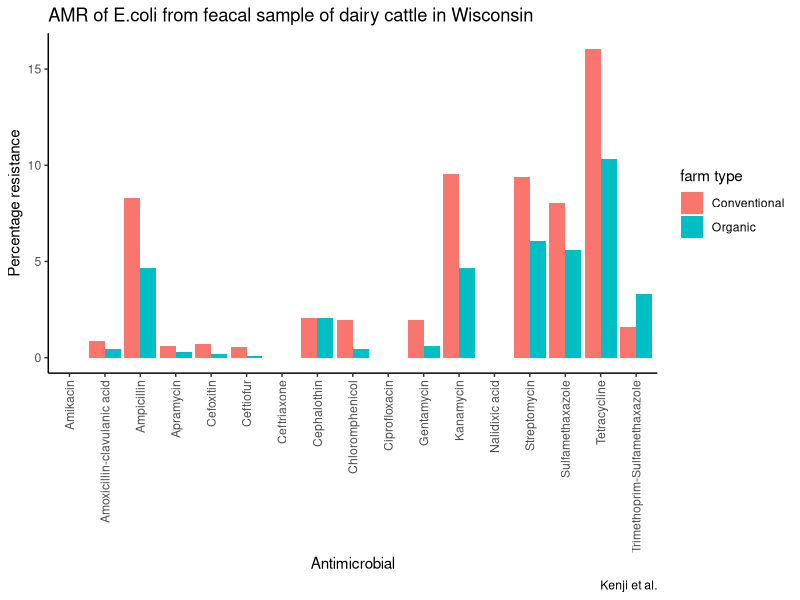
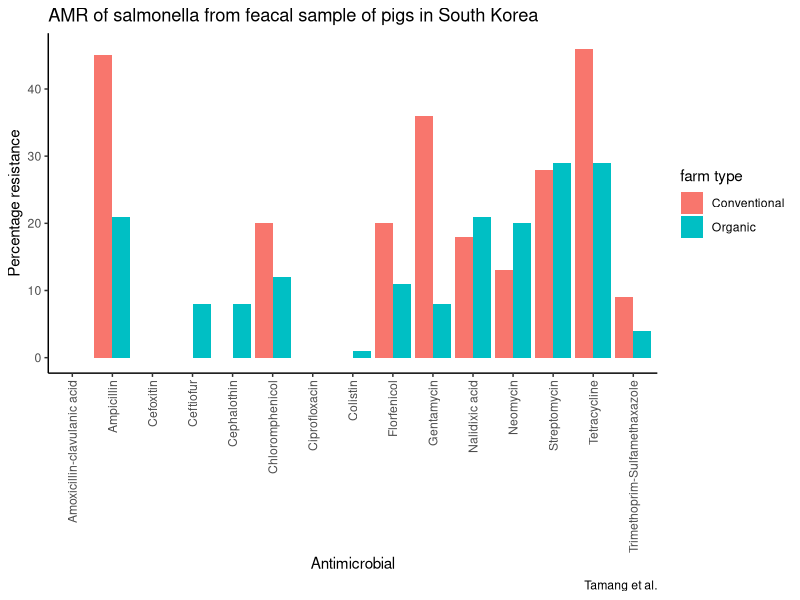
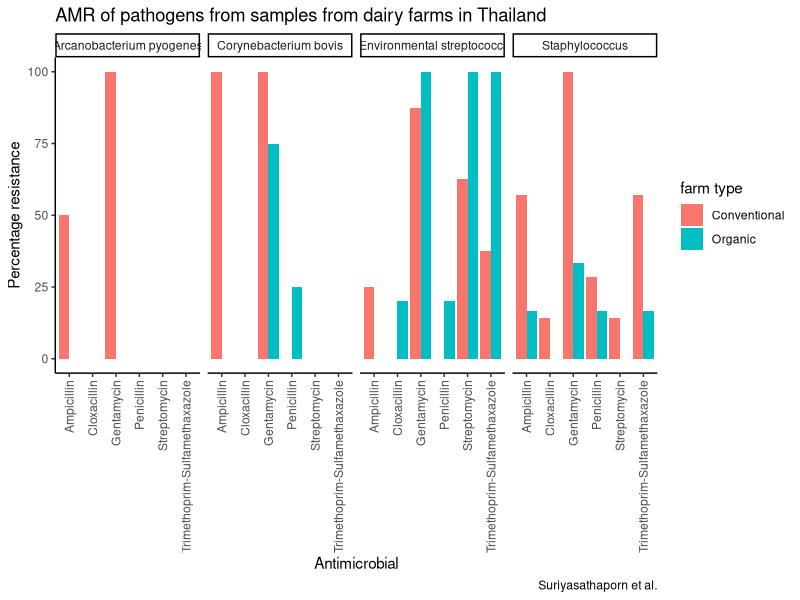
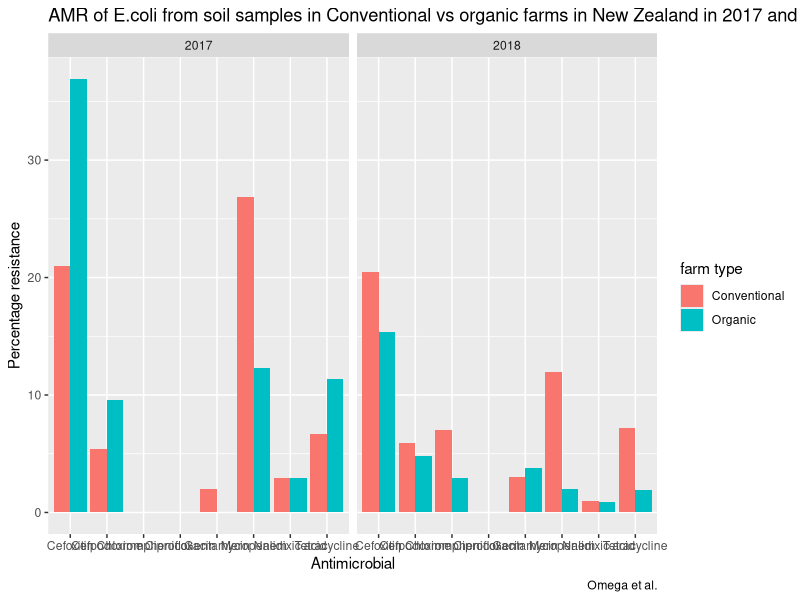
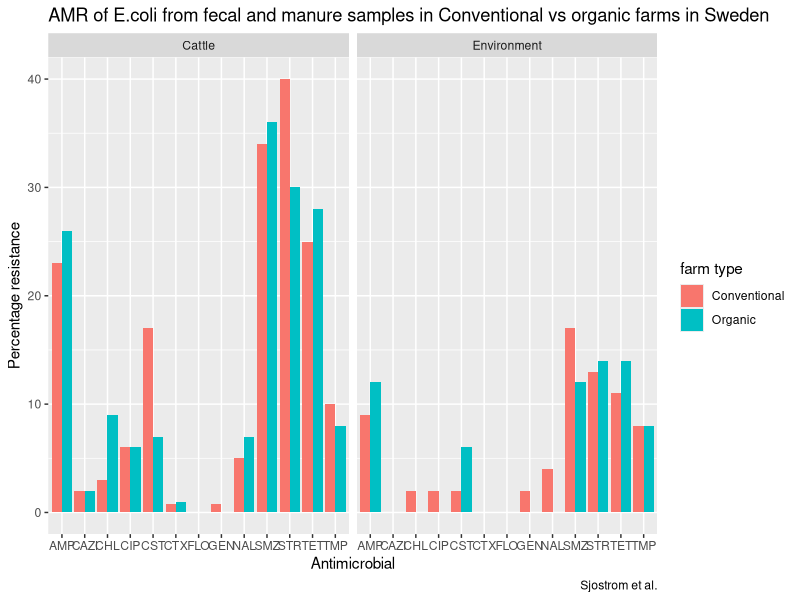
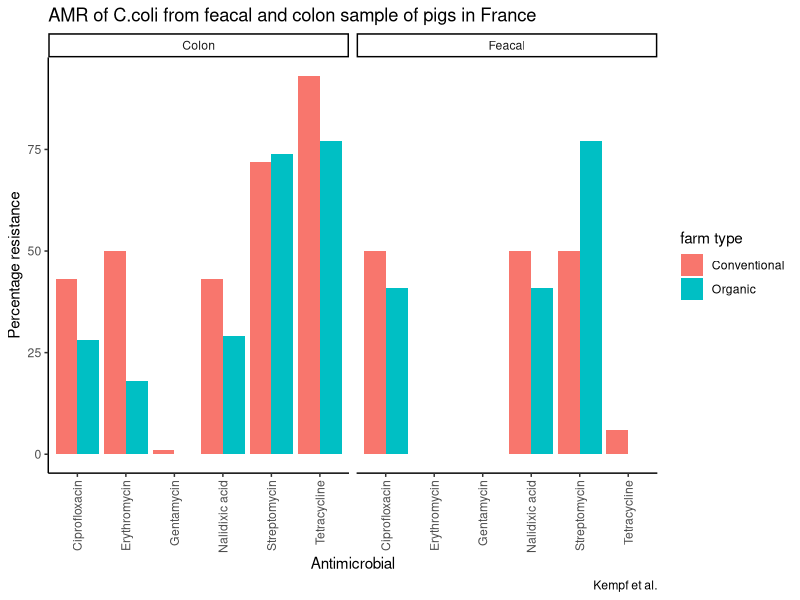
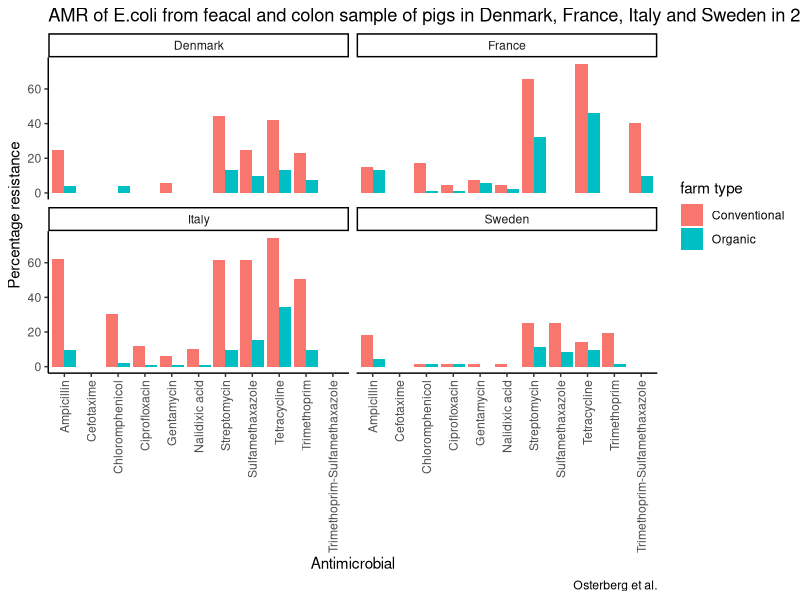
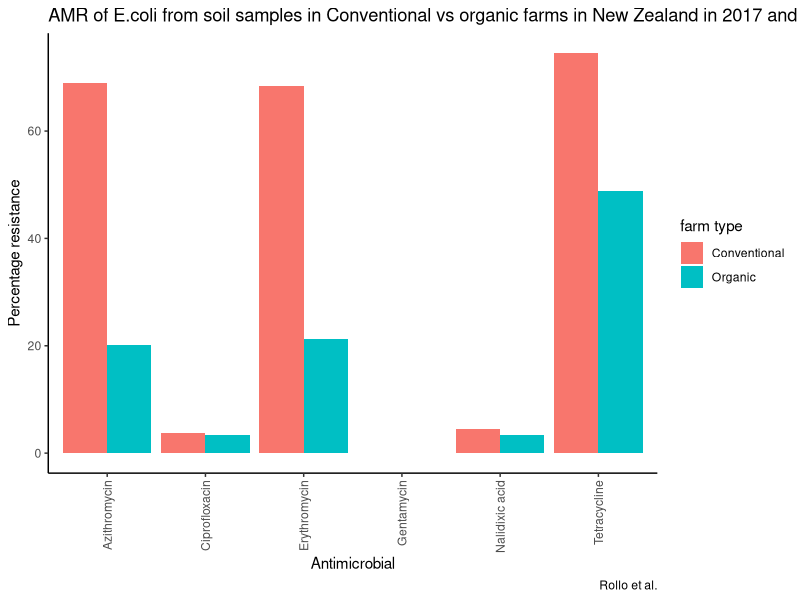

Generate these figures, in order, with R: (Note: this script raises an error after producing the figures.)
library(tidyverse)
library(ggplot2)

#Load data
main_data <- read_csv("conv.csv", na = "empty")

#changing percentage resistance into numeric class and rounding off  
main_data$percent_resistant <- as.numeric(as.character
                                          (main_data$percent_resistant))

main_data$percent_resistant <- round(main_data$percent_resistant, digits = 2)

#study by Kenji et al.
kenji <- main_data %>%
filter(author == "Kenji et al.") %>%
  select("country",
         "iso_3",
         "locality",
         "farm_type",
         "sample_type",
         "host",
         "antimicrobial",
         "antimicrobial_compound",
         "pathogen",
         "strain",
         "percent_resistant",
         "percent_intermediate",
         "percent_susceptible",
         "no_isolates",
         "sampling_start_date", 
         "sampling_end_date"
         )

P1 <- ggplot(kenji, aes(x = antimicrobial, 
                        y = percent_resistant, 
                         fill = farm_type
                        )
             ) +
          geom_bar(stat = "identity", position = "dodge") + 
  labs(title = "AMR of E.coli from feacal sample of dairy cattle in Wisconsin",
       x = "Antimicrobial", y = "Percentage resistance", 
       fill = "farm type", caption = "Kenji et al.") + 
      theme_bw() + 
       theme_classic() + 
       theme(axis.text.x = element_text(angle = 90, vjust = 0.5, hjust = 1)) 
P1

# study by Tamang et al

Tamang <- main_data %>%
  filter(author == "Tamang et al.") %>%
  select("country",
         "iso_3",
         "locality",
         "farm_type",
         "sample_type",
         "host",
         "antimicrobial",
         "antimicrobial_compound",
         "pathogen",
         "strain",
         "percent_resistant",
         "percent_intermediate",
         "percent_susceptible",
         "no_isolates",
         "sampling_start_date", 
         "sampling_end_date"
  )

P2 <- ggplot(Tamang, aes(x = antimicrobial, 
                        y = percent_resistant, 
                        fill = farm_type
)
) +
  geom_bar(stat = "identity", position = "dodge") + 
  labs(title = "AMR of salmonella from feacal sample of pigs in South Korea",
       x = "Antimicrobial", y = "Percentage resistance", 
       fill = "farm type", caption = "Tamang et al.") + 
  theme_bw() + 
  theme_classic() + 
  theme(axis.text.x = element_text(angle = 90, vjust = 0.5, hjust = 1)) 
P2

#study by Suriya

suriya <- main_data %>%
  filter(author == "Suriyasathaporn") %>%
  select("country",
         "iso_3",
         "locality",
         "farm_type",
         "sample_type",
         "host",
         "antimicrobial",
         "antimicrobial_compound",
         "pathogen",
         "strain",
         "percent_resistant",
         "percent_intermediate",
         "percent_susceptible",
         "no_isolates",
         "sampling_start_date", 
         "sampling_end_date"
  )

P3 <- ggplot(suriya, aes(x = antimicrobial, 
                        y = percent_resistant, 
                        fill = farm_type
)
) +
  geom_bar(stat = "identity", position = "dodge") + 
  labs(title = "AMR of pathogens from samples from dairy farms in Thailand",
       x = "Antimicrobial", y = "Percentage resistance", 
       fill = "farm type", caption = "Suriyasathaporn et al.") +
  facet_wrap(~pathogen, ncol = 4)+
  theme_bw() + 
  theme_classic() + 
  theme(axis.text.x = element_text(angle = 90, vjust = 0.5, hjust = 1)) 
P3

#Study by Omega.


Omega <- main_data %>%
  filter(author == "Omega et al.") %>%
  select("country",
         "iso_3",
         "locality",
         "farm_type",
         "sample_type",
         "host",
         "antimicrobial",
         "antimicrobial_compound",
         "pathogen",
         "strain",
         "percent_resistant",
         "percent_intermediate",
         "percent_susceptible",
         "no_isolates",
         "sampling_start_date", 
         "sampling_end_date"
  )

P4 <- ggplot(Omega, aes(x = antimicrobial, 
                         y = percent_resistant, 
                         fill = farm_type
)
) +
  geom_bar(stat = "identity", position = "dodge") + 
  labs(title = "AMR of E.coli from soil samples in Conventional vs organic farms in New Zealand in 2017 and 2018",
       x = "Antimicrobial", y = "Percentage resistance", 
       fill = "farm type", caption = "Omega et al.") + 
  facet_wrap(~sampling_start_date)
  theme_bw() + 
  theme_classic() + 
  theme(axis.text.x = element_text(angle = 90, vjust = 0.5, hjust = 1)) 
P4

#study by sjostrom
Sjostrom <- main_data %>%
filter(author == "Sjostrom et al.") %>%
  select("country",
         "iso_3",
         "locality",
         "farm_type",
         "sample_type",
         "host",
         "antimicrobial",
         "antimicrobial_compound",
         "pathogen",
         "strain",
         "percent_resistant",
         "percent_intermediate",
         "percent_susceptible",
         "no_isolates",
         "sampling_start_date", 
         "sampling_end_date"
  )

P5 <- ggplot(Sjostrom, aes(x = antimicrobial_compound, 
                        y = percent_resistant, 
                        fill = farm_type
)
) +
  geom_bar(stat = "identity", position = "dodge") + 
  labs(title = "AMR of E.coli from fecal and manure samples in Conventional vs organic farms in Sweden",
       x = "Antimicrobial", y = "Percentage resistance", 
       fill = "farm type", caption = "Sjostrom et al.") + 
  facet_wrap(~host)
theme_bw() + 
  theme_classic() + 
  theme(axis.text.x = element_text(angle = 90, vjust = 0.5, hjust = 1)) 
P5

##Study by Kempf

Kempf <- main_data %>%
  filter(author == "Kempf et al.") %>%
  select("country",
         "iso_3",
         "locality",
         "farm_type",
         "sample_type",
         "host",
         "antimicrobial",
         "antimicrobial_compound",
         "pathogen",
         "strain",
         "percent_resistant",
         "percent_intermediate",
         "percent_susceptible",
         "no_isolates",
         "sampling_start_date", 
         "sampling_end_date"
  )

P6 <- ggplot(Kempf, aes(x = antimicrobial, 
                         y = percent_resistant, 
                         fill = farm_type
)
) +
  geom_bar(stat = "identity", position = "dodge") + 
  labs(title = "AMR of C.coli from feacal and colon sample of pigs in France",
       x = "Antimicrobial", y = "Percentage resistance", 
       fill = "farm type", caption = "Kempf et al.") + 
  facet_wrap(~sample_type)+
  theme_bw() + 
  theme_classic() + 
  theme(axis.text.x = element_text(angle = 90, vjust = 0.5, hjust = 1)) 
P6

##Study by Osterberg
Osterberg <- main_data %>%
  filter(author == "Osterberg et al.") %>%
  select("country",
         "iso_3",
         "locality",
         "farm_type",
         "sample_type",
         "host",
         "antimicrobial",
         "antimicrobial_compound",
         "pathogen",
         "strain",
         "percent_resistant",
         "percent_intermediate",
         "percent_susceptible",
         "no_isolates",
         "sampling_start_date", 
         "sampling_end_date"
  )

P7 <- ggplot(Osterberg, aes(x = antimicrobial, 
                        y = percent_resistant, 
                        fill = farm_type
)
) +
  geom_bar(stat = "identity", position = "dodge") + 
  labs(title = "AMR of E.coli from feacal and colon sample of pigs in Denmark, France, Italy and Sweden in 2012 1nd 2013",
       x = "Antimicrobial", y = "Percentage resistance", 
       fill = "farm type", caption = "Osterberg et al.") + 
  facet_wrap(~country)+
  theme_bw() + 
  theme_classic() + 
  theme(axis.text.x = element_text(angle = 90, vjust = 0.5, hjust = 1)) 
P7

#Study by Rollo et al.

Rollo <- main_data %>%
  filter(author == "Rollo et al.") %>%
  select("country",
         "iso_3",
         "locality",
         "farm_type",
         "sample_type",
         "host",
         "antimicrobial",
         "antimicrobial_compound",
         "pathogen",
         "strain",
         "percent_resistant",
         "percent_intermediate",
         "percent_susceptible",
         "no_isolates",
         "sampling_start_date", 
         "sampling_end_date"
  )

P8 <- ggplot(Rollo, aes(x = antimicrobial, 
                        y = percent_resistant, 
                        fill = farm_type
)
) +
  geom_bar(stat = "identity", position = "dodge") + 
  labs(title = "AMR of E.coli from soil samples in Conventional vs organic farms in New Zealand in 2017 and 2018",
       x = "Antimicrobial", y = "Percentage resistance", 
       fill = "farm type", caption = "Rollo et al.") + 
  theme_bw() + 
  theme_classic() + 
  theme(axis.text.x = element_text(angle = 90, vjust = 0.5, hjust = 1)) 
P8



##Study by Horsny et al.

Horsny <- main_data %>%
  filter(author == "Horsny et al.") %>%
  select("country",
         "iso_3",
         "locality",
         "farm_type",
         "sample_type",
         "host",
         "antimicrobial",
         "antimicrobial_compound",
         "pathogen",
         "strain",
         "percent_resistant",
         "percent_intermediate",
         "percent_susceptible",
         "no_isolates",
         "sampling_start_date", 
         "sampling_end_date"
  )

P9 <- ggplot(Horsny, aes(x = antimicrobial, 
                        y = percent_resistant, 
                        fill = farm_type
)
) +
  geom_bar(stat = "identity", position = "dodge") + 
  labs(title = "AMR of campylobacter spp from organic turkey farms in Germany",
       x = "Antimicrobial", y = "Percentage resistance", 
       fill = "farm type", caption = "Horsny et al.") + 
  facet_wrap(~strain)+
  theme_bw() + 
  theme_classic() + 
  theme(axis.text.x = element_text(angle = 90, vjust = 0.5, hjust = 1)) 
P9


##study by Econoumou et al.

Economou <- main_data %>%
  filter(author == "Economou et al.") %>%
  select("country",
         "iso_3",
         "locality",
         "farm_type",
         "sample_type",
         "host",
         "antimicrobial",
         "antimicrobial_compound",
         "pathogen",
         "strain",
         "percent_resistant",
         "percent_intermediate",
         "percent_susceptible",
         "no_isolates",
         "sampling_start_date", 
         "sampling_end_date"
  )

P10 <- ggplot(Economou, aes(x = antimicrobial, 
                        y = percent_resistant, 
                        fill = farm_type
)
) +
  geom_bar(stat = "identity", position = "dodge") + 
  labs(title = "AMR of campylobacter spp from chicken meat samples from conventional farms in Greece",
       x = "Antimicrobial", y = "Percentage resistance", 
       fill = "farm type", caption = "Economou et al.") + 
  facet_wrap(~strain, nrow = 2)
  theme_bw() + 
  theme_classic() + 
  theme(axis.text.x = element_text(angle = 90, vjust = 0.5, hjust = 1)) 
P10

##study by Tifosky et al.

Tifosky <- main_data %>%
  filter(author == "Tikofsky et al.") %>%
  select("country",
         "iso_3",
         "locality",
         "farm_type",
         "sample_type",
         "host",
         "antimicrobial",
         "antimicrobial_compound",
         "pathogen",
         "strain",
         "percent_resistant",
         "percent_intermediate",
         "percent_susceptible",
         "no_isolates",
         "sampling_start_date", 
         "sampling_end_date"
  )

P11 <- ggplot(Tifosky, aes(x = antimicrobial, 
                         y = percent_resistant, 
                         fill = farm_type
)
) +
  geom_bar(stat = "identity", position = "dodge") + 
  labs(title = "AMR of S.aureus spp from milk samples from conventional and organic farms in the USA",
       x = "Antimicrobial", y = "Percentage resistance", 
       fill = "farm type", caption = "Tifosky et al")
  theme_bw() + 
  theme_classic() + 
  theme(axis.text.x = element_text(angle = 90, vjust = 0.5, hjust = 1)) 
P11

## study by Luangtongkum et al.

Luangtongkum <- main_data %>%
  filter(author == "Luangtongkum et al.") %>%
  select("country",
         "iso_3",
         "locality",
         "farm_type",
         "sample_type",
         "host",
         "antimicrobial",
         "antimicrobial_compound",
         "pathogen",
         "strain",
         "percent_resistant",
         "percent_intermediate",
         "percent_susceptible",
         "no_isolates",
         "sampling_start_date", 
         "sampling_end_date"
  )

P12 <- ggplot(Luangtongkum, aes(x = antimicrobial, 
                           y = percent_resistant, 
                           fill = farm_type
)
) +
  geom_bar(stat = "identity", position = "dodge") + 
  labs(title = "AMR of campylobacter spp from chicken meat samples from conventional and organic farms in the USA",
       x = "Antimicrobial", y = "Percentage resistance", 
       fill = "farm type", caption = "Luangtongkum et al")
theme_bw() +
  facet_wrap(~strain)
  theme_classic() + 
  theme(axis.text.x = element_text(angle = 90, vjust = 0.5, hjust = 1)) 
P12

##study by Musa et al.
Musa <- main_data %>%
  filter(author == "Musa et al.") %>%
  select("country",
         "iso_3",
         "locality",
         "farm_type",
         "sample_type",
         "host",
         "antimicrobial",
         "antimicrobial_compound",
         "pathogen",
         "strain",
         "percent_resistant",
         "percent_intermediate",
         "percent_susceptible",
         "no_isolates",
         "sampling_start_date", 
         "sampling_end_date"
  )

P13 <- ggplot(Musa, aes(x = antimicrobial, 
                                y = percent_resistant, 
                                fill = farm_type
)
) +
  geom_bar(stat = "identity", position = "dodge") + 
  labs(title = "AMR of E.coli from cloacal and skin chicken samples from conventional and organic farms in Italy",
       x = "Antimicrobial", y = "Percentage resistance", 
       fill = "farm type", caption = "Musa et al")+
theme_bw() +
  theme_classic() + 
  theme(axis.text.x = element_text(angle = 90, vjust = 0.5, hjust = 1)) 
P13

#Study by kim et al in korea

Kim <- main_data %>%
  filter(author == "Kim et al.", country == "South Korea") %>%
  select("country",
         "iso_3",
         "locality",
         "farm_type",
         "sample_type",
         "host",
         "antimicrobial",
         "antimicrobial_compound",
         "pathogen",
         "strain",
         "percent_resistant",
         "percent_intermediate",
         "percent_susceptible",
         "no_isolates",
         "sampling_start_date", 
         "sampling_end_date"
  )

P14 <- ggplot(Kim, aes(x = antimicrobial, 
                        y = percent_resistant, 
                        fill = farm_type
)
) +
  geom_bar(stat = "identity", position = "dodge") + 
  labs(title = "AMR of Enterococcus from Chicken meat samples from conventional and organic farms in S.korea",
       x = "Antimicrobial", y = "Percentage resistance", 
       fill = "farm type", caption = "kim et al, S.korea")+
  theme_bw() +
  theme_classic() + 
  theme(axis.text.x = element_text(angle = 90, vjust = 0.5, hjust = 1)) 
P14

#Tadesse et al study

Tadesse <- main_data %>%
  filter(author == "Tadesse et al") %>%
  select("country",
         "iso_3",
         "locality",
         "farm_type",
         "sample_type",
         "host",
         "antimicrobial",
         "antimicrobial_compound",
         "pathogen",
         "strain",
         "percent_resistant",
         "percent_intermediate",
         "percent_susceptible",
         "no_isolates",
         "sampling_start_date", 
         "sampling_end_date"
  )

P15 <- ggplot(Tadesse, aes(x = antimicrobial, 
                       y = percent_resistant, 
                       fill = farm_type
)
) +
  geom_bar(stat = "identity", position = "dodge") + 
  labs(title = "AMR of camylobacter in pigs from conventional and organic farms Wisconsin",
       x = "Antimicrobial", y = "Percentage resistance", 
       fill = "farm type", caption = "Tadesse at al")+
  theme_bw() +
  theme_classic() + 
  theme(axis.text.x = element_text(angle = 90, vjust = 0.5, hjust = 1)) 
P15

##Sudy by Schwaiger et al.

Schwaiger <- main_data %>%
  filter(author == "Schwaiger et al.") %>%
  select("country",
         "iso_3",
         "locality",
         "farm_type",
         "sample_type",
         "host",
         "antimicrobial",
         "antimicrobial_compound",
         "pathogen",
         "strain",
         "percent_resistant",
         "percent_intermediate",
         "percent_susceptible",
         "no_isolates",
         "sampling_start_date", 
         "sampling_end_date"
  )


P16 <- ggplot(Schwaiger, aes(x = antimicrobial, 
                           y = percent_resistant, 
                           fill = farm_type
)
) +
  geom_bar(stat = "identity", position = "dodge") + 
  labs(title = "AMR of E.coli in chicken cloacal swabs from conventional and organic farms in Bavaria",
       x = "Antimicrobial", y = "Percentage resistance", 
       fill = "farm type", caption = "Schwaiger at al")+
  theme_bw() +
  theme_classic() + 
  theme(axis.text.x = element_text(angle = 90, vjust = 0.5, hjust = 1)) 
P16

#study by sanchez et al.

Sanchez <- main_data %>%
  filter(author == "Sanchez et al") %>%
  select("country",
         "iso_3",
         "locality",
         "farm_type",
         "sample_type",
         "host",
         "antimicrobial",
         "antimicrobial_compound",
         "pathogen",
         "strain",
         "percent_resistant",
         "percent_intermediate",
         "percent_susceptible",
         "no_isolates",
         "sampling_start_date", 
         "sampling_end_date"
  )


P17 <- ggplot(Sanchez, aes(x = antimicrobial, 
                             y = percent_resistant, 
                             fill = farm_type
)
) +
  geom_bar(stat = "identity", position = "dodge") + 
  labs(title = "AMR of E.coli in chicken meat isolates from conventional and organic farms in California",
       x = "Antimicrobial", y = "Percentage resistance", 
       fill = "farm type", caption = "Sanchez at al")+
  theme_bw() +
  theme_classic() + 
  theme(axis.text.x = element_text(angle = 90, vjust = 0.5, hjust = 1)) 
P17

## Study by Kim, USA

Kim1 <- main_data %>%
  filter(author == "Kim et al.", country == "United States of America") %>%
  select("country",
         "iso_3",
         "locality",
         "farm_type",
         "sample_type",
         "host",
         "antimicrobial",
         "antimicrobial_compound",
         "pathogen",
         "strain",
         "percent_resistant",
         "percent_intermediate",
         "percent_susceptible",
         "no_isolates",
         "sampling_start_date", 
         "sampling_end_date"
  )


P18 <- ggplot(Kim1, aes(x = antimicrobial, 
                           y = percent_resistant, 
                           fill = farm_type
)
) +
  geom_bar(stat = "identity", position = "dodge") + 
  labs(title = "AMR of E.coli in chicken ceacal isolates from conventional and organic farms in USA",
       x = "Antimicrobial", y = "Percentage resistance", 
       fill = "farm type", caption = "Kim at al, USA")+
  theme_bw() +
  theme_classic() + 
  theme(axis.text.x = element_text(angle = 90, vjust = 0.5, hjust = 1)) 
P18

#Study by Kilonzo-Nthenge


Kilonzo <- main_data %>%
  filter(author == "Kilonzo-Nthenge et al") %>%
  select("country",
         "iso_3",
         "locality",
         "farm_type",
         "sample_type",
         "host",
         "antimicrobial",
         "antimicrobial_compound",
         "pathogen",
         "strain",
         "percent_resistant",
         "percent_intermediate",
         "percent_susceptible",
         "no_isolates",
         "sampling_start_date", 
         "sampling_end_date"
  )


P19 <- ggplot(Kilonzo, aes(x = antimicrobial, 
                        y = percent_resistant, 
                        fill = farm_type
)
) +
  geom_bar(stat = "identity", position = "dodge") + 
  labs(title = "AMR of Enterococcus in chicken meat isolates from conventional and organic farms in Tennessee",
       x = "Antimicrobial", y = "Percentage resistance", 
       fill = "farm type", caption = "Kilonzo-Nthenge at al, USA")+
  theme_bw() +
  theme_classic() + 
  theme(axis.text.x = element_text(angle = 90, vjust = 0.5, hjust = 1)) 
P19

##study by Bailley

Bailley <- main_data %>%
  filter(author == "Bailley et al") %>%
  select("country",
         "iso_3",
         "locality",
         "farm_type",
         "sample_type",
         "host",
         "antimicrobial",
         "antimicrobial_compound",
         "pathogen",
         "strain",
         "percent_resistant",
         "percent_intermediate",
         "percent_susceptible",
         "no_isolates",
         "sampling_start_date", 
         "sampling_end_date"
  )


P20 <- ggplot(Bailley, aes(x = antimicrobial, 
                           y = percent_resistant, 
                           fill = farm_type
)
) +
  geom_bar(stat = "identity", position = "dodge") + 
  labs(title = "AMR of salmonella in chicken fecal isolates from conventional and organic farms in USA",
       x = "Antimicrobial", y = "Percentage resistance", 
       fill = "farm type", caption = "Bailley et al")+
  theme_bw() +
  theme_classic() + 
  theme(axis.text.x = element_text(angle = 90, vjust = 0.5, hjust = 1)) 
P20

##Study by Lestari et al.

Lestari <- main_data %>%
  filter(author == "Lestari et al.") %>%
  select("country",
         "iso_3",
         "locality",
         "farm_type",
         "sample_type",
         "host",
         "antimicrobial",
         "antimicrobial_compound",
         "pathogen",
         "strain",
         "percent_resistant",
         "percent_intermediate",
         "percent_susceptible",
         "no_isolates",
         "sampling_start_date", 
         "sampling_end_date"
  )


P21 <- ggplot(Lestari, aes(x = antimicrobial, 
                           y = percent_resistant, 
                           fill = farm_type
)
) +
  geom_bar(stat = "identity", position = "dodge") + 
  labs(title = "AMR of salmonella in chicken carcas isolates from conventional and organic farms in USA",
       x = "Antimicrobial", y = "Percentage resistance", 
       fill = "farm type", caption = "Lestari et al")+
  theme_bw() +
  theme_classic() + 
  theme(axis.text.x = element_text(angle = 90, vjust = 0.5, hjust = 1)) 
P21

## study by Helbert et al

Helbert <- main_data %>%
  filter(author == "Helbert et al.") %>%
  select("country",
         "iso_3",
         "locality",
         "farm_type",
         "sample_type",
         "host",
         "antimicrobial",
         "antimicrobial_compound",
         "pathogen",
         "strain",
         "percent_resistant",
         "percent_intermediate",
         "percent_susceptible",
         "no_isolates",
         "sampling_start_date", 
         "sampling_end_date"
  )


P22 <- ggplot(Helbert, aes(x = antimicrobial, 
                           y = percent_resistant, 
                           fill = farm_type
)
) +
  geom_bar(stat = "identity", position = "dodge") + 
  labs(title = "AMR of campylobacter spp in cattle feacal isolates from conventional and organic farms in USA",
       x = "Antimicrobial", y = "Percentage resistance", 
       fill = "farm type", caption = "Helbert et al")+
  theme_bw() +
  theme_classic() + 
  theme(axis.text.x = element_text(angle = 90, vjust = 0.5, hjust = 1)) 
P22

##study by Gebreyes et al

Gebreyes <- main_data %>%
  filter(author == "Gebreyes et al.") %>%
  select("country",
         "iso_3",
         "locality",
         "farm_type",
         "sample_type",
         "host",
         "antimicrobial",
         "antimicrobial_compound",
         "pathogen",
         "strain",
         "percent_resistant",
         "percent_intermediate",
         "percent_susceptible",
         "no_isolates",
         "sampling_start_date", 
         "sampling_end_date"
  )


P23 <- ggplot(Gebreyes, aes(x = antimicrobial, 
                           y = percent_resistant, 
                           fill = farm_type
)
) +
  geom_bar(stat = "identity", position = "dodge") + 
  labs(title = "AMR of salmonella in pig's feacal isolates from conventional and organic farms in USA",
       x = "Antimicrobial", y = "Percentage resistance", 
       fill = "farm type", caption = "Gebreyes et al")+
  theme_bw() +
  theme_classic() + 
  theme(axis.text.x = element_text(angle = 90, vjust = 0.5, hjust = 1)) 
P23

##study by Miranda et al

Miranda <- main_data %>%
  filter(author == "Miranda et al") %>%
  select("country",
         "iso_3",
         "locality",
         "farm_type",
         "sample_type",
         "host",
         "antimicrobial",
         "antimicrobial_compound",
         "pathogen",
         "strain",
         "percent_resistant",
         "percent_intermediate",
         "percent_susceptible",
         "no_isolates",
         "sampling_start_date", 
         "sampling_end_date"
  )


P24 <- ggplot(Miranda, aes(x = antimicrobial, 
                            y = percent_resistant, 
                            fill = farm_type
)
) +
  geom_bar(stat = "identity", position = "dodge") + 
  labs(title = "AMR of enterococcus in chicken from conventional and organic farms in Spain",
       x = "Antimicrobial", y = "Percentage resistance", 
       fill = "farm type", caption = "Miranda et al")+
  theme_bw() +
  theme_classic() + 
  theme(axis.text.x = element_text(angle = 90, vjust = 0.5, hjust = 1)) 
P24


##study by Thakur et al.

Thakur <- main_data %>%
  filter(author == "Thakur et al.") %>%
  select("country",
         "iso_3",
         "locality",
         "farm_type",
         "sample_type",
         "host",
         "antimicrobial",
         "antimicrobial_compound",
         "pathogen",
         "strain",
         "percent_resistant",
         "percent_intermediate",
         "percent_susceptible",
         "no_isolates",
         "sampling_start_date", 
         "sampling_end_date"
  )


P25 <- ggplot(Thakur, aes(x = antimicrobial, 
                           y = percent_resistant, 
                           fill = farm_type
)
) +
  geom_bar(stat = "identity", position = "dodge") + 
  labs(title = "AMR of campylobacter spp in pig feacal samples from conventional and organic farms in USA",
       x = "Antimicrobial", y = "Percentage resistance", 
       fill = "farm type", caption = "Thakur et al")+
  theme_bw() +
  theme_classic() + 
  theme(axis.text.x = element_text(angle = 90, vjust = 0.5, hjust = 1)) 
P25

##study by Ray et al

Ray <- main_data %>%
  filter(author == "Ray et al") %>%
  select("country",
         "iso_3",
         "locality",
         "farm_type",
         "sample_type",
         "host",
         "antimicrobial",
         "antimicrobial_compound",
         "pathogen",
         "strain",
         "percent_resistant",
         "percent_intermediate",
         "percent_susceptible",
         "no_isolates",
         "sampling_start_date", 
         "sampling_end_date"
  )


P26 <- ggplot(Ray, aes(x = antimicrobial, 
                          y = percent_resistant, 
                          fill = farm_type
)
) +
  geom_bar(stat = "identity", position = "dodge") + 
  labs(title = "AMR of salmonella spp in Cattle feacal samples from conventional and organic farms in USA",
       x = "Antimicrobial", y = "Percentage resistance", 
       fill = "farm type", caption = "Ray et al")+
  theme_bw() +
  theme_classic() + 
  theme(axis.text.x = element_text(angle = 90, vjust = 0.5, hjust = 1)) 
P26

##Study by Much

Much <- main_data %>%
  filter(author == "Much et al") %>%
  select("country",
         "iso_3",
         "locality",
         "farm_type",
         "sample_type",
         "host",
         "antimicrobial",
         "antimicrobial_compound",
         "pathogen",
         "strain",
         "percent_resistant",
         "percent_intermediate",
         "percent_susceptible",
         "no_isolates",
         "sampling_start_date", 
         "sampling_end_date"
  )


P27 <- ggplot(Much, aes(x = antimicrobial, 
                       y = percent_resistant, 
                       fill = farm_type
)
) +
  geom_bar(stat = "identity", position = "dodge") + 
  labs(title = "AMR of E.coli in Chicken caecal samples from conventional and organic farms in Austria",
       x = "Antimicrobial", y = "Percentage resistance", 
       fill = "farm type", caption = "Much et al")+
  facet_wrap(~sampling_start_date, nrow = 3)
  theme_bw() +
  theme_classic() + 
  theme(axis.text.x = element_text(angle = 90, vjust = 0.5, hjust = 1)) 
P27

##study by Siemon et al

Siemon <- main_data %>%
  filter(author == "Siemon et al.") %>%
  select("country",
         "iso_3",
         "locality",
         "farm_type",
         "sample_type",
         "host",
         "antimicrobial",
         "antimicrobial_compound",
         "pathogen",
         "strain",
         "percent_resistant",
         "percent_intermediate",
         "percent_susceptible",
         "no_isolates",
         "sampling_start_date", 
         "sampling_end_date"
  )


P28 <- ggplot(Siemon, aes(x = antimicrobial, 
                        y = percent_resistant, 
                        fill = farm_type
)
) +
  geom_bar(stat = "identity", position = "dodge") + 
  labs(title = "AMR of salmonella in chicken feacal samples from conventional and organic farms in USA",
       x = "Antimicrobial", y = "Percentage resistance", 
       fill = "farm type", caption = "Siemon et al")+
  facet_wrap(~sampling_start_date, nrow = 3)
theme_bw() +
  theme_classic() + 
  theme(axis.text.x = element_text(angle = 90, vjust = 0.5, hjust = 1)) 
P28

##study by Cui et al


Cui <- main_data %>%
  filter(author == "Cui et al.") %>%
  select("country",
         "iso_3",
         "locality",
         "farm_type",
         "sample_type",
         "host",
         "antimicrobial",
         "antimicrobial_compound",
         "pathogen",
         "strain",
         "percent_resistant",
         "percent_intermediate",
         "percent_susceptible",
         "no_isolates",
         "sampling_start_date", 
         "sampling_end_date"
  )


P29 <- ggplot(Cui, aes(x = antimicrobial, 
                          y = percent_resistant, 
                          fill = farm_type
)
) +
  geom_bar(stat = "identity", position = "dodge") + 
  labs(title = "AMR of Campylobacter in chicken meat samples from conventional and organic farms in USA",
       x = "Antimicrobial", y = "Percentage resistance", 
       fill = "farm type", caption = "Cui et al")+
  facet_wrap(~strain)
theme_bw() +
  theme_classic() + 
  theme(axis.text.x = element_text(angle = 90, vjust = 0.5, hjust = 1)) 
P29

##study by Kassem et al

Kassem <- main_data %>%
  filter(author == "Kassem et al.") %>%
  select("country",
         "iso_3",
         "locality",
         "farm_type",
         "sample_type",
         "host",
         "antimicrobial",
         "antimicrobial_compound",
         "pathogen",
         "strain",
         "percent_resistant",
         "percent_intermediate",
         "percent_susceptible",
         "no_isolates",
         "sampling_start_date", 
         "sampling_end_date"
  )


P30 <- ggplot(Kassem, aes(x = antimicrobial, 
                       y = percent_resistant, 
                       fill = farm_type
)
) +
  geom_bar(stat = "identity", position = "dodge") + 
  labs(title = "AMR of Campylobacter in chicken  from conventional and organic farms in USA",
       x = "Antimicrobial", y = "Percentage resistance", 
       fill = "farm type", caption = "Kassem et al")+
theme_bw() +
  theme_classic() + 
  theme(axis.text.x = element_text(angle = 90, vjust = 0.5, hjust = 1)) 
P30
